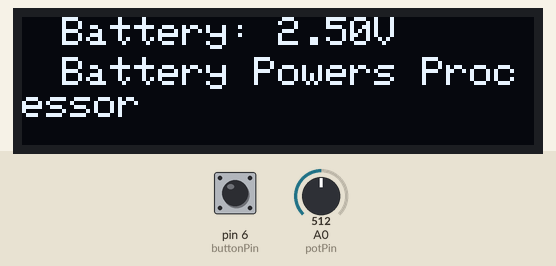
Simulated run of this sketch. Board: Arduino Uno, built with avr-gcc and run on an emulated ATmega328P. On the bench: 128×32 one-colour display. The test bench sets the inputs (shaded band); at power-on: pin 6 (buttonPin) HIGH, A0 (potPin) = 512. What the sketch prints to the serial monitor is not drawn.

Above: at 1.2 s.
1.3 s: pin 6 (buttonPin) pulled LOW for 0.25 s
At 2.6 s:
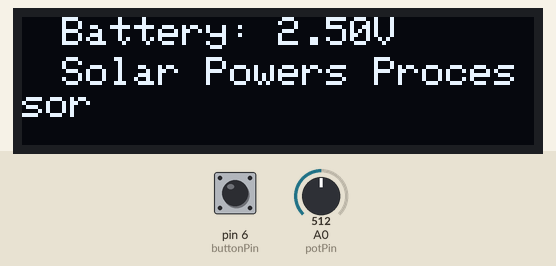
3.0 s: A0 (potPin) set to 504
At 3.9 s:
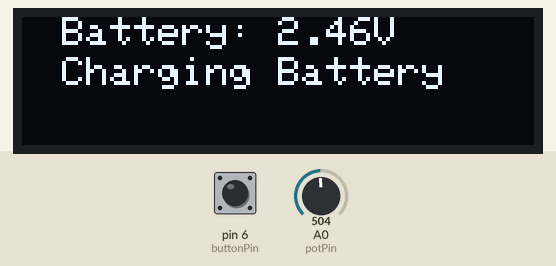
4.8 s: A0 (potPin) set to 1023
At 5.4 s:
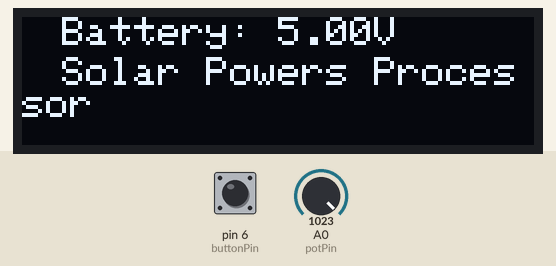
6.5 s: pin 6 (buttonPin) pulled LOW for 1 s
At 7.5 s:
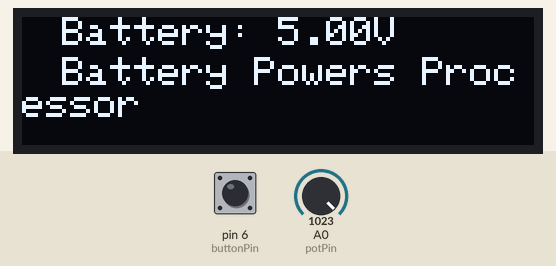
9.0 s: pin 6 (buttonPin) pulled LOW for 3.2 s
At 10.0 s:
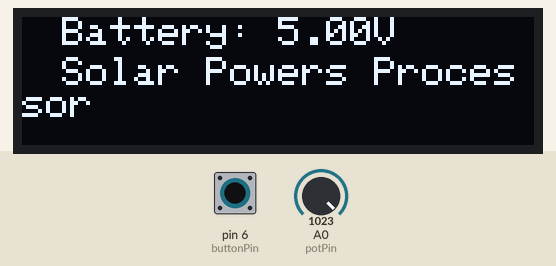
13.7 s: A0 (potPin) set to 900
At 14.9 s:
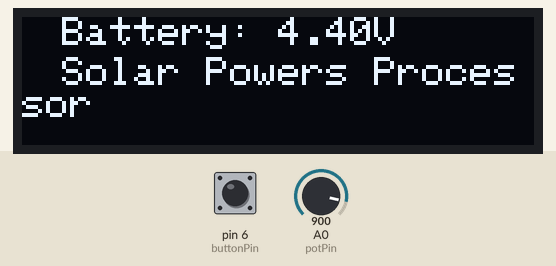
Timing chart, 0 to 16.2 s (numbered marks = the images above; inputs shaded):
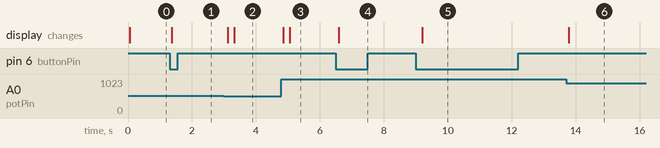

The sketch:

MicroProcessorsLab4.2.ino
```cpp
#include <SPI.h>
#include <Wire.h>
#include <Adafruit_GFX.h>
#include <Adafruit_SSD1306.h>

#define SCREEN_WIDTH 128
#define SCREEN_HEIGHT 32
#define OLED_RESET -1
#define SCREEN_ADDRESS 0x3C

Adafruit_SSD1306 display(SCREEN_WIDTH, SCREEN_HEIGHT, &Wire, OLED_RESET);

const int potPin = A0;  // Potentiometer simulating battery voltage
const int buttonPin = 6; // Button simulating solar panel voltage state
bool solarActive = false; // Tracks if solar panel voltage is above 2.5V
bool lastButtonState = HIGH;
unsigned long lastDebounceTime = 0;
const unsigned long debounceDelay = 50;

bool chargingBattery = false;  // Tracks if battery is charging

void setup() {
    Serial.begin(9600);
    pinMode(buttonPin, INPUT);  // Use internal pull-up resistor

    if (!display.begin(SSD1306_SWITCHCAPVCC, SCREEN_ADDRESS)) {
        Serial.println(F("SSD1306 allocation failed"));
        for (;;);
    }

    display.clearDisplay();
    display.display();
}

void loop() {
    // Read battery voltage
    int batteryVoltage = analogRead(potPin);
    float batteryLevel = (batteryVoltage / 1023.0) * 5.0; // Convert to 0-5V range

    // Debounce button press (simulating solar panel voltage status)
    bool buttonState = digitalRead(buttonPin);
    if (buttonState == LOW && lastButtonState == HIGH && (millis() - lastDebounceTime) > debounceDelay) {
        solarActive = !solarActive;  // Toggle solar panel voltage status
        lastDebounceTime = millis();

        // Print solar panel status to Serial Monitor
        if (solarActive) {
            Serial.println("Solar Panel Voltage: 2.5V or higher (Solar Active)");
        } else {
            Serial.println("Solar Panel Voltage: Below 2.5V (Battery Active)");
        }
    }
    lastButtonState = buttonState;

    // Determine power source
    String powerStatus;

    if (chargingBattery) {
        powerStatus = "Charging Battery";
    } else if (solarActive) {
        powerStatus = "Solar Powers Processor";
    } else {
        powerStatus = "Battery Powers Processor";
    }

    // If battery voltage < solar panel voltage, start charging
    if (solarActive && batteryLevel < 2.5) {
        chargingBattery = true;
    }

    // If battery reaches full charge (e.g., 4.2V), stop charging
    if (chargingBattery && batteryLevel >= 4.8) {
        chargingBattery = false;
    }

    // Update OLED Display
    display.clearDisplay();
    display.setTextColor(SSD1306_WHITE);
    display.setTextSize(1);
    display.setCursor(10, 0);
    display.print("Battery: ");
    display.print(batteryLevel, 2);
    display.print("V");

    display.setCursor(10, 10);
    display.print(powerStatus);

    display.display();
    delay(200);
}
```

Measured:
- the behaviour switches between 512 and 511 on A0 (potPin) (found by bisection; images 1 and 2)
- after the input at 1.3 s, the display: changes after 0.07 s (image 1)
- after the input at 3.0 s, the display: first changes after 0.11 s (image 2 shows a later state)
- after the input at 4.8 s, the display: first changes after 0.05 s (image 3 shows a later state)
- after the input at 6.5 s, the display: changes after 0.09 s (image 4)
- after the input at 9.0 s, the display: changes after 0.21 s (image 5)
- after the input at 13.7 s, the display: changes after 0.08 s (image 6)
